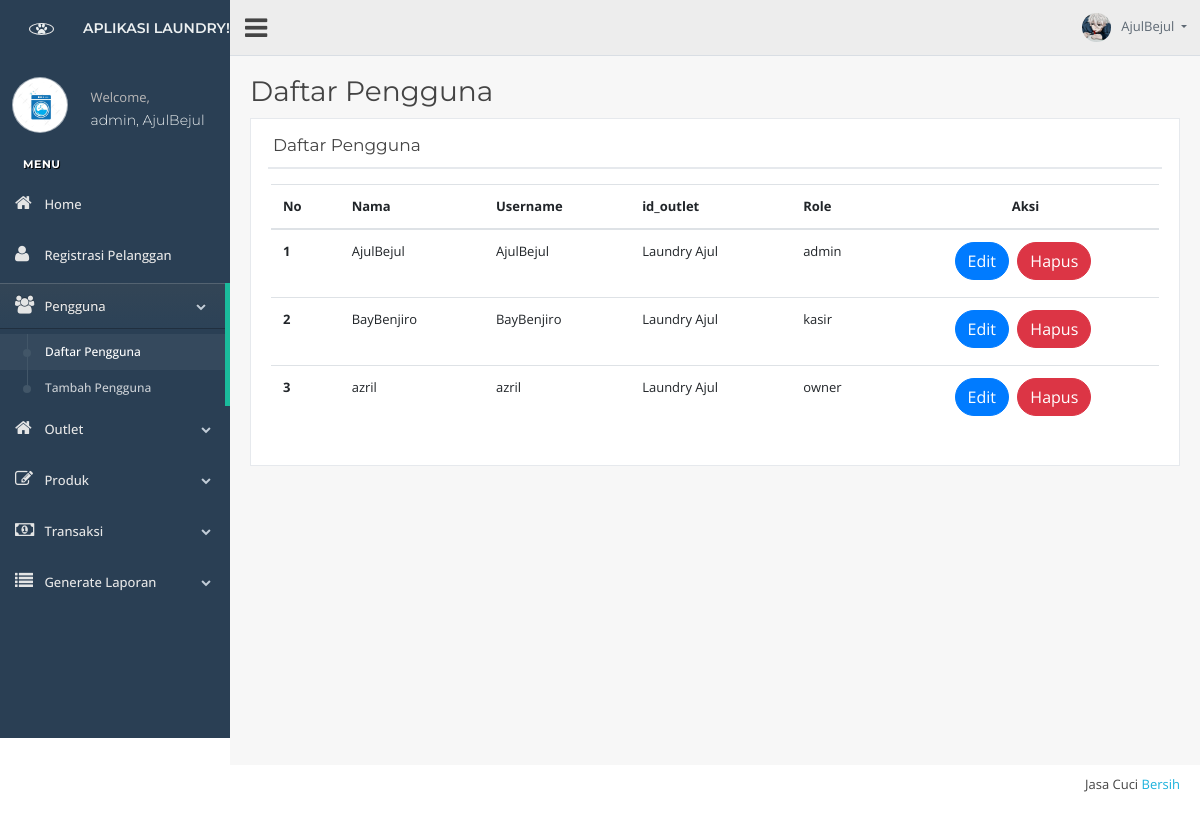
The app's page /views/pengguna/v_list_pengguna.php (signed in) with its own data.
### tables this page shows
CREATE TABLE `tb_user` (
  `id` int(11) NOT NULL,
  `nama` varchar(100) NOT NULL,
  `username` varchar(30) NOT NULL,
  `password` text NOT NULL,
  `id_outlet` int(11) NOT NULL,
  `role` enum('admin','kasir','owner') DEFAULT NULL
);

CREATE TABLE `tb_outlet` (
  `id` int(11) NOT NULL,
  `nama` varchar(100) NOT NULL,
  `alamat` text NOT NULL,
  `tlp` varchar(15) NOT NULL
);

### controllers/c_koneksi.php (called while the page is built)
<?php
class c_koneksi{
    function koneksi(){
        $conn = mysqli_connect('localhost','root','','laundry');
        if (!$conn) {
            die("Koneksi gagal: " . mysqli_connect_error());
        }else{
            return $conn;
        }
    }
}
?>

### controllers/c_pengguna.php (called while the page is built, shortened)
<?php
include_once 'c_koneksi.php';
class c_pengguna{
    function tampil(){
        $conn = new c_koneksi();
        $sql = "SELECT tb_user.id, tb_user.nama AS user_nama, tb_user.username, tb_outlet.nama AS outlet_nama, tb_user.role FROM tb_user JOIN tb_outlet ON tb_user.id_outlet = tb_outlet.id ORDER BY tb_outlet.nama ASC";
        $query = mysqli_query($conn->koneksi(), $sql);
        while($q = mysqli_fetch_object($query) ){
            $hasil[] = $q;
    }
        return $hasil;
}
}
?>

### views/pengguna/v_list_pengguna.php (the view, shortened to what this page needs)
<?php
include_once '../template/header.php';
include_once '../template/sidebar.php';
include_once '../template/topbar.php';
?>
<?php
include_once '../../controllers/c_pengguna.php';
$pengguna = new c_pengguna();
?>
        <div class="right_col" role="main">
          <div class="">
            <div class="page-title">
              <div class="title_left">
                <h3> Daftar Pengguna </small></h3>
              </div>
              <div class="title_right">
                <div class="col-md-5 col-sm-5   form-group pull-right top_search">
                </div>
              </div>
            </div>
            <div class="clearfix"></div>
            <div class="row" style="display: block;">
              <div class="col-md-12 col-sm-12  ">
                <div class="x_panel">
                  <div class="x_title">
                    <h2> Daftar Pengguna</h2>
                    <div class="clearfix"></div>
                  </div>
                  <div class="x_content">
                    <table class="table">
                      <thead>
                        <tr>
                          <th>No</th>
                          <th>Nama</th>
                          <th>Username</th>
                          <th>id_outlet</th>
                          <th>Role</th>
                          <th><center>Aksi</center></th>
                        </tr>
                      </thead>
                      <tbody>
                        <?php
                        $no = 1;
                        foreach ($pengguna->tampil() as $o) {  ?>
                        <tr>
                          <th scope="row"><?= $no++ ?></th>
                          <td><?= $o->user_nama ?></td>
                          <td><?= $o->username ?></td>
                          <td><?= $o->outlet_nama ?></td>
                          <td><?= $o->role ?></td>
                          <td>
                            <center>
                            <a href="v_edit_pengguna.php?id=<?= $o->id ?>"><button type="button" class="btn btn-round btn-primary">Edit</button></a>
                            <a onclick="return confirm('Apakah yakin data akan di hapus?')" href="../../routers/r_pengguna.php?id=<?= $o->id ?>&aksi=hapus"><button type="button" name="hapus" class="btn btn-round btn-danger">Hapus</button></a>
                            </center>
                          </td>
                        </tr>
                        <?php } ?>
                      </tbody>
                    </table>
                  </div>
                </div>
              </div>
            </div>
          </div>
        </div>
<?php include_once '../template/footer.php';?>

### views/template/header.php (shortened to what this page needs)
<!DOCTYPE html>
<html lang="en">
  <head>
    <link href="../../assets/vendors/bootstrap/dist/css/bootstrap.min.css" rel="stylesheet">
    <link href="../../assets/vendors/font-awesome/css/font-awesome.min.css" rel="stylesheet">
    <link href="../../assets/vendors/nprogress/nprogress.css" rel="stylesheet">
   <link href="../../assets/vendors/iCheck/skins/flat/green.css" rel="stylesheet">
    <link href="../../assets/build/css/custom.min.css" rel="stylesheet">
  <link href="../../assets/vendor2/aos/aos.css" rel="stylesheet">
  <link href="../../assets/vendor2/bootstrap-icons/bootstrap-icons.css" rel="stylesheet">
  <link href="../../assets/vendor2/glightbox/css/glightbox.min.css" rel="stylesheet">
  <link href="../../assets/vendor2/swiper/swiper-bundle.min.css" rel="stylesheet">
  <link href="../../assets/css/style1.css" rel="stylesheet">
  </head>

### views/template/sidebar.php (shortened to what this page needs)
<body class="nav-md">
  <div class="container body">
    <div class="main_container" >
      <div class="col-md-3 left_col"style=" min-height:738px;">
        <div class="left_col scroll-view">
          <div class="navbar nav_title" style="border: 0;">
            <a href="index.html" class="site_title"><i class="fa fa-paw"></i> <span>Aplikasi Laundry!</span></a>
          </div>
          <div class="profile clearfix">
            <div class="profile_pic">
              <img src="../../assets/images/mesin.png" alt="..." class="img-circle profile_img">
            </div>
            <div class="profile_info">
              <span>Welcome,</span>
              <h2><?php echo $_SESSION['data']['role'] ?>, <?php echo $_SESSION['data']['username'] ?></h2>
            </div>
          </div>
          <br />
          <?php
          if ($_SESSION['data']['role'] == 'admin') { ?>
            <div id="sidebar-menu" class="main_menu_side hidden-print main_menu">
              <div class="menu_section">
                <h3>Menu</h3>
                <ul class="nav side-menu">
                  <li><a href="../home/v_home_admin.php"><i class="fa fa-home"></i> Home <span class="label label-success pull-right"></span></a></li>
                  <li><a href="../transaksi/v_registrasi_pelanggan.php"><i class="fa fa-user"></i> Registrasi Pelanggan <span class="label label-success pull-right"></span></a></li>
                  <li><a><i class="fa fa-group"></i> Pengguna <span class="fa fa-chevron-down"></span></a>
                    <ul class="nav child_menu">
                      <li><a href="../pengguna/v_list_pengguna.php">Daftar Pengguna</a></li>
                      <li><a href="../pengguna/v_tambah_pengguna.php">Tambah Pengguna</a></li>
                    </ul>
                  </li>
                  <li><a><i class="fa fa-home"></i> Outlet <span class="fa fa-chevron-down"></span></a>
                  </li>
                  <li><a><i class="fa fa-edit"></i> Produk <span class="fa fa-chevron-down"></span></a>
                  </li>
                  <li><a><i class="fa fa-money"></i> Transaksi <span class="fa fa-chevron-down"></span></a>
                  </li>
                  <li><a><i class="fa fa-list"></i> Generate Laporan <span class="fa fa-chevron-down"></span></a>
                  </li>
                </ul>
              </div>
            </div>
          <?php } ?>
        </div>
      </div>

### views/template/topbar.php (shortened to what this page needs)
<div class="top_nav">
  <div class="nav_menu">
    <div class="nav toggle">
      <a id="menu_toggle"><i class="fa fa-bars"></i></a>
    </div>
    <nav class="nav navbar-nav">
      <ul class=" navbar-right">
        <li class="nav-item dropdown open" style="padding-left: 15px;">
          <a href="javascript:;" class="user-profile dropdown-toggle" aria-haspopup="true" id="navbarDropdown" data-toggle="dropdown" aria-expanded="false">
            <img src="../../assets/images/add.jpg" alt=""><?php echo $_SESSION['data']['username'] ?>
          </a>
        </li>
      </ul>
    </nav>
  </div>
</div>

### views/template/footer.php (shortened to what this page needs)
        <footer>
          <div class="pull-right">
            Jasa Cuci <a href="https://colorlib.com">Bersih</a>
          </div>
          <div class="clearfix"></div>
        </footer>
      </div>
    </div>
  </body>
</html>

### assets/css/style1.css (style rules this page uses)
body { background: #fff; color: #444; font-family: "Open Sans", sans-serif; }
a { color: #1bb1dc; text-decoration: none; transition: 0.5s; }
h1, h2, h3, h4, h5, h6 { font-family: "Montserrat", sans-serif; font-weight: 400; margin: 0 0 20px 0; padding: 0; }
.navbar { padding: 0; }
.navbar a, .navbar a:focus { display: flex; align-items: center; justify-content: space-between; padding: 10px 0 10px 24px; font-family: "Montserrat", sans-serif; text-transform: uppercase; font-size: 14px; font-weight: 600; color: #413e66; white-space: nowrap; transition: 0.3s; }
.navbar a i, .navbar a:focus i { font-size: 12px; line-height: 0; margin-left: 5px; }

### records on screen
tb_user: nama "AjulBejul", username "AjulBejul", id_outlet.nama "Laundry Ajul", role "admin"
tb_user: nama "BayBenjiro", username "BayBenjiro", id_outlet.nama "Laundry Ajul", role "kasir"
tb_user: nama "azril", username "azril", id_outlet.nama "Laundry Ajul", role "owner"

### other values on screen
$_SESSION['data']['role'] "admin"
$_SESSION['data']['username'] "AjulBejul"
